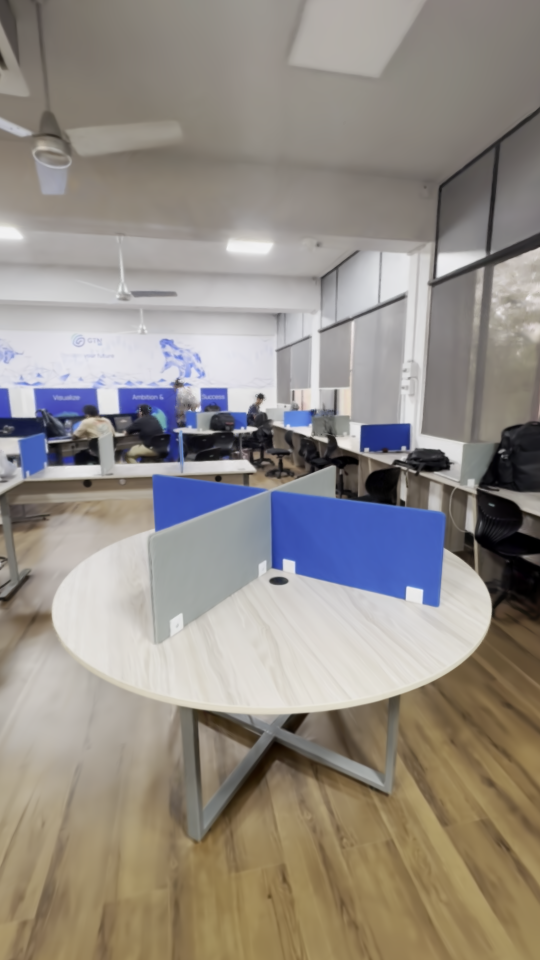
#> input picture placement/background.png, 540 x 960 px
$ python step3_unproject_to_3d.py
#> lines starting #> are read from the running program, lines starting #| are printed output that depends on the picture; after the words box and inside, x2 and y2 are one past the last pixel; in counts of white or black regions, pixels touching at a corner belong together
#!/usr/bin/env python3
"""
Step 3: Sample depth at vase location and unproject to 3D world coordinates
"""

import json
import numpy as np
import cv2
from PIL import Image

print("=" * 80)
print("      STEP 3: UNPROJECT TO 3D COORDINATES")
print("=" * 80)

# ==================== LOAD DATA ====================
print(f"\n[LOADING DATA]")
print("-" * 80)

# Load vase detection in camera space
with open("vase_detection_scaled.json", 'r') as f:
#> (reads placement/vase_detection_scaled.json from the repository)
    vase_data = json.load(f)

# Load camera parameters
with open("step2_camera_data.json", 'r') as f:
#> (reads placement/step2_camera_data.json from the repository)
    camera_data = json.load(f)

# Load depth map
depth_map = np.load("step2_depth.npy")
#> (reads placement/step2_depth.npy from the repository)

bbox_cam = vase_data['bounding_box_camera']
cx_vase = bbox_cam['center_x']
cy_vase = bbox_cam['center_y']
width_pixels = bbox_cam['width']
height_pixels = bbox_cam['height']

print(f"✓ Vase centroid (camera space): ({cx_vase:.1f}, {cy_vase:.1f})")
print(f"✓ Vase size (pixels): {width_pixels:.1f} × {height_pixels:.1f}")
print(f"✓ Camera intrinsics: fx={camera_data['intrinsics']['fx']:.2f}, fy={camera_data['intrinsics']['fy']:.2f}")
print(f"✓ Depth map shape: {depth_map.shape}")

# ==================== SAMPLE DEPTH ====================
print(f"\n[SAMPLING DEPTH AT VASE LOCATION]")
print("-" * 80)
u = int(round(cx_vase))
v = int(round(cy_vase))

# Sample 5x5 region around centroid for robustness
window_size = 5
half = window_size // 2

v_min = max(0, v - half)
v_max = min(depth_map.shape[0], v + half + 1)
u_min = max(0, u - half)
u_max = min(depth_map.shape[1], u + half + 1)

depth_window = depth_map[v_min:v_max, u_min:u_max]
depth_median = np.median(depth_window)
depth_mean = np.mean(depth_window)
depth_std = np.std(depth_window)

print(f"Pixel location: ({u}, {v})")
print(f"Depth window: {depth_window.shape}")
print(f"  Median: {depth_median:.4f} m")
print(f"  Mean:   {depth_mean:.4f} m")
print(f"  Std:    {depth_std:.4f} m")
print(f"\n✓ Using median depth: {depth_median:.4f} m")

# ==================== UNPROJECT TO CAMERA SPACE ====================
print(f"\n[UNPROJECTING TO CAMERA SPACE]")
print("-" * 80)

fx = camera_data['intrinsics']['fx']
fy = camera_data['intrinsics']['fy']
cx_cam = camera_data['intrinsics']['cx']
cy_cam = camera_data['intrinsics']['cy']

# Pinhole camera model (using exact centroid, not rounded)
x_cam = (cx_vase - cx_cam) * depth_median / fx
y_cam = (cy_vase - cy_cam) * depth_median / fy
z_cam = depth_median

print(f"Camera coordinates:")
print(f"  x_cam = {x_cam:.4f} m")
print(f"  y_cam = {y_cam:.4f} m")
print(f"  z_cam = {z_cam:.4f} m")

# ==================== TRANSFORM TO WORLD SPACE ====================
print(f"\n[TRANSFORMING TO WORLD SPACE]")
print("-" * 80)

c2w = np.array(camera_data['c2w_matrix'])
point_cam = np.array([x_cam, y_cam, z_cam, 1.0])
point_world = c2w @ point_cam

x_world, y_world, z_world = point_world[:3]

print(f"World coordinates:")
print(f"  x = {x_world:.4f} m")
print(f"  y = {y_world:.4f} m")
print(f"  z = {z_world:.4f} m")

# ==================== CALCULATE 3D SIZE ====================
print(f"\n[CALCULATING 3D SIZE]")
print("-" * 80)

# Physical size = (pixel_size / focal_length) * depth
width_3d = (width_pixels / fx) * depth_median
height_3d = (height_pixels / fy) * depth_median

print(f"Vase 3D dimensions:")
print(f"  Width:  {width_3d:.4f} m ({width_3d*100:.1f} cm)")
print(f"  Height: {height_3d:.4f} m ({height_3d*100:.1f} cm)")

# Calculate scale factor relative to vase.obj
# vase.obj is unit scale, we need to scale to match detected size
scale = height_3d  # Use height as primary scale reference

print(f"\n✓ Scale factor for vase.obj: {scale:.4f}")

# ==================== CREATE VISUALIZATION ====================
print(f"\n[CREATING VISUALIZATION]")
print("-" * 80)

# Load background image
bg_img = cv2.imread("background.png")
#> bg_img is the input picture: shape (960, 540, 3); mean B, G, R 133.7, 140.6, 147

# Draw depth sampling region
cv2.rectangle(bg_img, (u_min, v_min), (u_max, v_max), (255, 255, 0), 2)  # Cyan box
#> bg_img: shape (960, 540, 3); 0.01% of pixels changed, all inside (x1, y1, x2, y2) = (288, 569, 296, 577)
cv2.circle(bg_img, (u, v), 5, (0, 255, 255), -1)  # Yellow center
#> bg_img: shape (960, 540, 3); mean B, G, R 133.7, 140.6, 147

# Add text
text = f"Depth: {depth_median:.3f}m"
cv2.putText(bg_img, text, (u + 10, v - 10), cv2.FONT_HERSHEY_SIMPLEX, 0.5, (0, 255, 255), 2)

text2 = f"3D: ({x_world:.2f}, {y_world:.2f}, {z_world:.2f})"
cv2.putText(bg_img, text2, (u + 10, v + 10), cv2.FONT_HERSHEY_SIMPLEX, 0.5, (0, 255, 255), 2)

# Draw bounding box from scaled detection
x1 = int(round(bbox_cam['x1']))
y1 = int(round(bbox_cam['y1']))
x2 = int(round(bbox_cam['x2']))
y2 = int(round(bbox_cam['y2']))
cv2.rectangle(bg_img, (x1, y1), (x2, y2), (0, 0, 255), 2)  # Red box
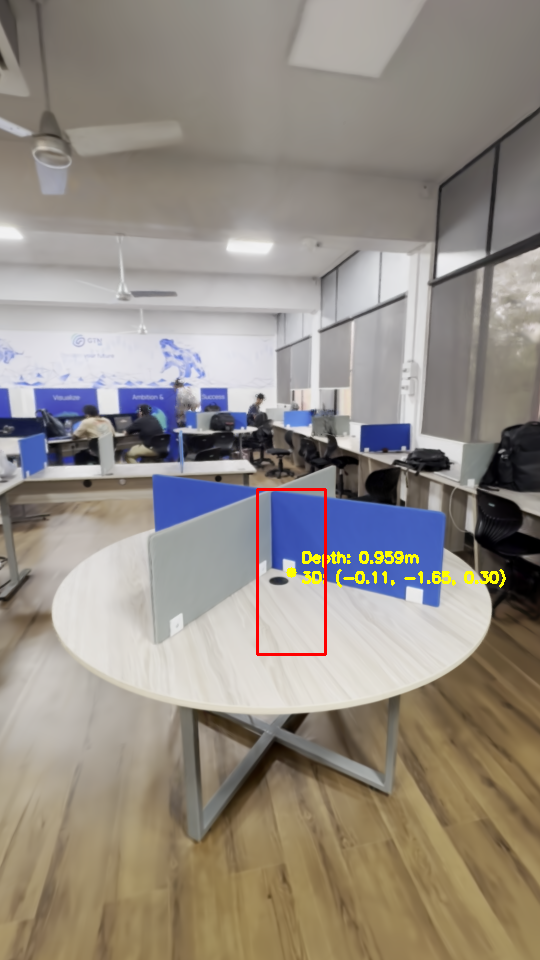
#> bg_img: shape (960, 540, 3); mean B, G, R 132.6, 140.7, 147.9

cv2.imwrite("step3_3d_position.png", bg_img)
print(f"✓ Saved: step3_3d_position.png")

# ==================== SAVE 3D PLACEMENT DATA ====================
print(f"\n[SAVING 3D PLACEMENT DATA]")
print("-" * 80)

placement_data = {
    "vase_position_world": {
        "x": float(x_world),
        "y": float(y_world),
        "z": float(z_world)
    },
    "vase_position_camera": {
        "x": float(x_cam),
        "y": float(y_cam),
        "z": float(z_cam)
    },
    "vase_size_3d": {
        "width": float(width_3d),
        "height": float(height_3d)
    },
    "scale_factor": float(scale),
    "depth_sampled": float(depth_median),
    "pixel_location": {
        "u": int(u),
        "v": int(v)
    },
    "detection_2d": {
        "centroid_x": float(cx_vase),
        "centroid_y": float(cy_vase),
        "bbox": {
            "x1": float(bbox_cam['x1']),
            "y1": float(bbox_cam['y1']),
            "x2": float(bbox_cam['x2']),
            "y2": float(bbox_cam['y2'])
        },
        "width_pixels": float(width_pixels),
        "height_pixels": float(height_pixels)
    }
}

with open("step3_3d_placement.json", 'w') as f:
    json.dump(placement_data, f, indent=2)

print(f"✓ Saved: step3_3d_placement.json")

print("\n" + "=" * 80)
print("✅ STEP 3 COMPLETE")
print("=" * 80)
print(f"\n📍 Vase Position (World): ({x_world:.4f}, {y_world:.4f}, {z_world:.4f}) m")
print(f"📏 Vase Size (3D): {width_3d*100:.1f} cm × {height_3d*100:.1f} cm")
print(f"📊 Depth: {depth_median:.4f} m")
print(f"🔍 Scale Factor: {scale:.4f}")
print(f"\n👉 Please check step3_3d_position.png")
print(f"   Cyan box = depth sampling region")
print(f"   Yellow dot = vase centroid")
print(f"   Red box = vase bounding box")
print("=" * 80)
